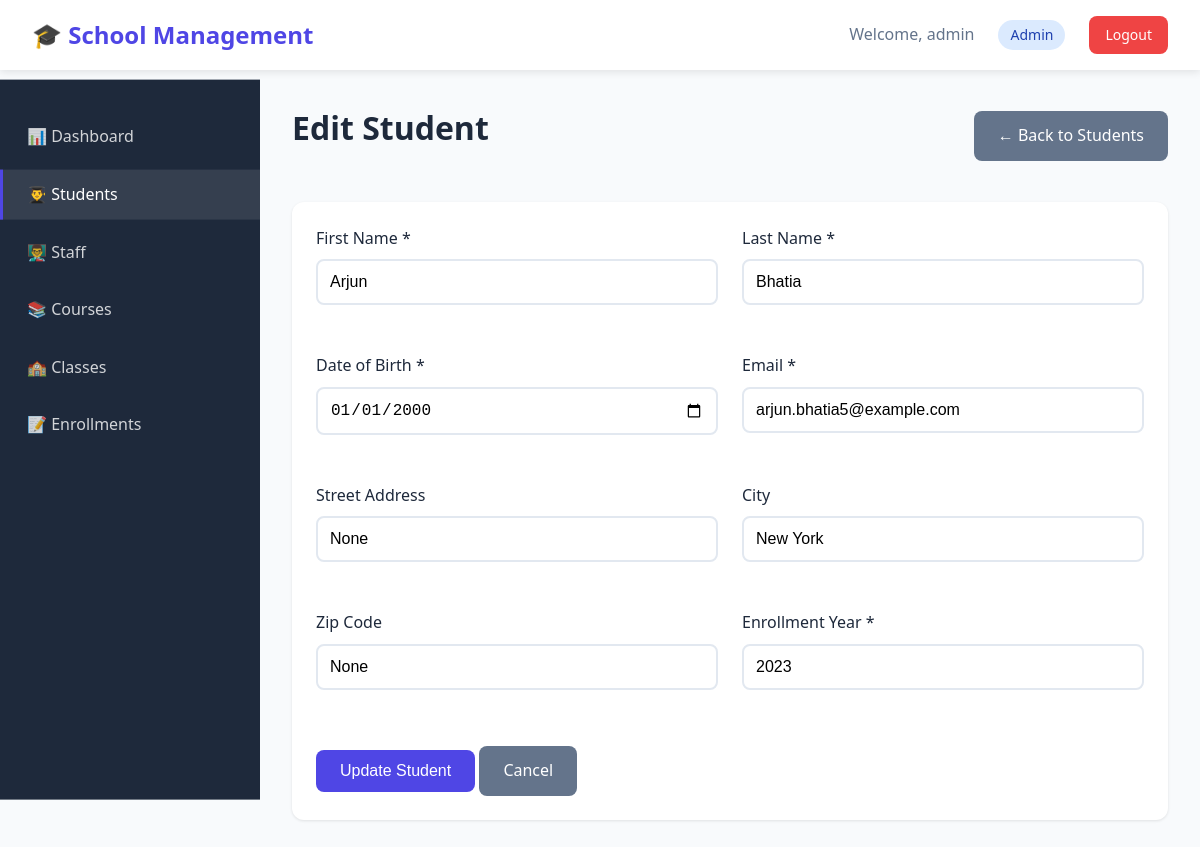
/admin/student/edit/5 (signed in), run on the app's committed database.
### tables this page shows
CREATE TABLE Student (
    Student_ID INTEGER PRIMARY KEY AUTOINCREMENT,
    First_Name TEXT NOT NULL,
    Last_Name TEXT NOT NULL,
    DOB DATE NOT NULL,
    Email TEXT UNIQUE NOT NULL,
    Street_Address TEXT,
    City TEXT,
    Zip_Code TEXT,
    Enrollment_Year INTEGER NOT NULL
, Dept TEXT, Age INTEGER);

### app.py (the view, shortened to what this page needs)
@app.route('/admin/student/edit/<int:id>', methods=['GET', 'POST'])
@login_required
@role_required('Admin')
def admin_student_edit(id):
    student = query_db('SELECT * FROM Student WHERE Student_ID = ?', [id], one=True)
    return render_template('admin/student_form.html', student=student)

### app.py (called while the page is built)
def get_db():
    conn = sqlite3.connect(DB_NAME)
    conn.row_factory = sqlite3.Row
    conn.execute("PRAGMA foreign_keys = ON")
    return conn

def query_db(query, args=(), one=False):
    conn = get_db()
    cur = conn.execute(query, args)
    rv = cur.fetchall()
    conn.close()
    return (rv[0] if rv else None) if one else rv

def login_required(f):
    @wraps(f)
    def decorated_function(*args, **kwargs):
        if 'user_id' not in session:
            flash('Please log in to access this page.', 'warning')
            return redirect(url_for('login'))
        return f(*args, **kwargs)
    return decorated_function

def role_required(*roles):
    def decorator(f):
        @wraps(f)
        def decorated_function(*args, **kwargs):
            if 'role' not in session or session['role'] not in roles:
                flash('You do not have permission to access this page.', 'danger')
                return redirect(url_for('dashboard'))
            return f(*args, **kwargs)
        return decorated_function
    return decorator

### templates/admin/student_form.html (shortened to what this page needs)
{% extends "base.html" %}
{% block content %}
<div class="layout">
    <div class="sidebar">
        <ul class="sidebar-menu">
            <li class="sidebar-item">
                <a href="{{ url_for('admin_dashboard') }}" class="sidebar-link">
                    📊 Dashboard
                </a>
            </li>
            <li class="sidebar-item">
                <a href="{{ url_for('admin_students') }}" class="sidebar-link active">
                    👨‍🎓 Students
                </a>
            </li>
            <li class="sidebar-item">
                <a href="{{ url_for('admin_staff') }}" class="sidebar-link">
                    👨‍🏫 Staff
                </a>
            </li>
            <li class="sidebar-item">
                <a href="{{ url_for('admin_courses') }}" class="sidebar-link">
                    📚 Courses
                </a>
            </li>
            <li class="sidebar-item">
                <a href="{{ url_for('admin_classes') }}" class="sidebar-link">
                    🏫 Classes
                </a>
            </li>
            <li class="sidebar-item">
                <a href="{{ url_for('admin_enrollments') }}" class="sidebar-link">
                    📝 Enrollments
                </a>
            </li>
        </ul>
    </div>
    <div class="main-content">
        <div class="page-header">
            <h1 class="page-title">{{ 'Edit' if student else 'Add New' }} Student</h1>
            <a href="{{ url_for('admin_students') }}" class="btn btn-secondary">← Back to Students</a>
        </div>
        <div class="card">
            <form method="POST">
                <div style="display: grid; grid-template-columns: repeat(2, 1fr); gap: 1.5rem;">
                    <div class="form-group">
                        <label for="first_name" class="form-label">First Name *</label>
                        <input type="text" id="first_name" name="first_name" class="form-control"
                               value="{{ student.First_Name if student else '' }}" required>
                    </div>
                    <div class="form-group">
                        <label for="last_name" class="form-label">Last Name *</label>
                        <input type="text" id="last_name" name="last_name" class="form-control"
                               value="{{ student.Last_Name if student else '' }}" required>
                    </div>
                    <div class="form-group">
                        <label for="dob" class="form-label">Date of Birth *</label>
                        <input type="date" id="dob" name="dob" class="form-control"
                               value="{{ student.DOB if student else '' }}" required>
                    </div>
                    <div class="form-group">
                        <label for="email" class="form-label">Email *</label>
                        <input type="email" id="email" name="email" class="form-control"
                               value="{{ student.Email if student else '' }}" required>
                    </div>
                    <div class="form-group">
                        <label for="street_address" class="form-label">Street Address</label>
                        <input type="text" id="street_address" name="street_address" class="form-control"
                               value="{{ student.Street_Address if student else '' }}">
                    </div>
                    <div class="form-group">
                        <label for="city" class="form-label">City</label>
                        <input type="text" id="city" name="city" class="form-control"
                               value="{{ student.City if student else '' }}">
                    </div>
                    <div class="form-group">
                        <label for="zip_code" class="form-label">Zip Code</label>
                        <input type="text" id="zip_code" name="zip_code" class="form-control"
                               value="{{ student.Zip_Code if student else '' }}">
                    </div>
                    <div class="form-group">
                        <label for="enrollment_year" class="form-label">Enrollment Year *</label>
                        <input type="number" id="enrollment_year" name="enrollment_year" class="form-control"
                               value="{{ student.Enrollment_Year if student else '2026' }}" required>
                    </div>
                </div>
                <div style="margin-top: 2rem;">
                    <button type="submit" class="btn btn-primary">{{ 'Update' if student else 'Add' }} Student</button>
                    <a href="{{ url_for('admin_students') }}" class="btn btn-secondary">Cancel</a>
                </div>
            </form>
        </div>
    </div>
</div>
{% endblock %}

### static/css/style.css (style rules this page uses)
:root { --primary-color: #4f46e5; --secondary-color: #06b6d4; --success-color: #10b981; --danger-color: #ef4444; --warning-color: #f59e0b; --info-color: #3b82f6; --dark-color: #1e293b; --light-color: #f8fafc; --border-color: #e2e8f0; --text-color: #334155; --sidebar-width: 260px; }
* { margin: 0; padding: 0; box-sizing: border-box; }
body { font-family: 'Segoe UI', Tahoma, Geneva, Verdana, sans-serif; background: var(--light-color); color: var(--text-color); line-height: 1.6; }
h1, h2, h3, h4, h5, h6 { color: var(--dark-color); font-weight: 600; margin-bottom: 1rem; }
h1 { font-size: 2.5rem; }
.btn { display: inline-block; padding: 0.75rem 1.5rem; border: none; border-radius: 0.5rem; font-size: 1rem; font-weight: 500; text-decoration: none; cursor: pointer; transition: all 0.3s ease; text-align: center; }
.btn-primary { background: var(--primary-color); color: white; }
.btn-secondary { background: #64748b; color: white; }
.form-group { margin-bottom: 1.5rem; }
.form-label { display: block; margin-bottom: 0.5rem; font-weight: 500; color: var(--dark-color); }
.form-control { width: 100%; padding: 0.75rem; border: 2px solid var(--border-color); border-radius: 0.5rem; font-size: 1rem; transition: border-color 0.3s; }
.card { background: white; border-radius: 0.75rem; box-shadow: 0 1px 3px rgba(0, 0, 0, 0.1); padding: 1.5rem; margin-bottom: 1.5rem; transition: box-shadow 0.3s; }
.layout { display: flex; min-height: calc(100vh - 80px); }
.sidebar { width: var(--sidebar-width); background: var(--dark-color); color: white; padding: 2rem 0; position: sticky; top: 80px; height: calc(100vh - 80px); overflow-y: auto; }
.sidebar-menu { list-style: none; }
.sidebar-item { margin-bottom: 0.5rem; }
.sidebar-link { display: block; color: rgba(255, 255, 255, 0.8); text-decoration: none; padding: 0.75rem 1.5rem; transition: all 0.3s; border-left: 3px solid transparent; }
.sidebar-link:hover, .sidebar-link.active { background: rgba(255, 255, 255, 0.1); color: white; border-left-color: var(--primary-color); }
.main-content { flex: 1; padding: 2rem; max-width: 1400px; }
.page-header { margin-bottom: 2rem; display: flex; justify-content: space-between; align-items: center; }
.page-title { font-size: 2rem; color: var(--dark-color); }

### data on the page
Student: first_name "Arjun", last_name "Bhatia", dob "01/01/2000", email "arjun.bhatia5@example.com", city "New York", enrollment_year "2023"

### other printed values
{{ session.username }} "admin"
{{ session.role }} "Admin"
{{ 'Edit' if student else 'Add New' }} "Edit"
{{ 'Update' if student else 'Add' }} "Update"
